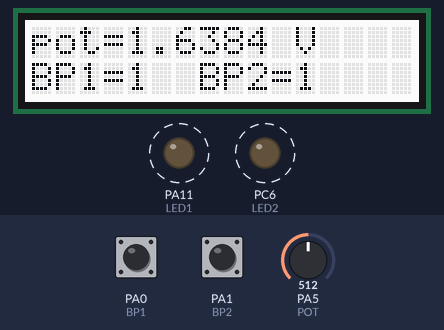
A program run on a simulated STM32 Blue Pill. Shown: 16×2 character LCD, output pins drawn as LEDs (lit = HIGH). Dashed ring = blinking. Inputs (shaded band) come from the test bench; at power-on: PA5 (POT) = 512, PA0 (BP1) HIGH, PA1 (BP2) HIGH. What the program prints to the serial monitor is not drawn.

Above: at 1.86 s.
2.3 s: PA5 (POT) set to 0
At 2.54 s:
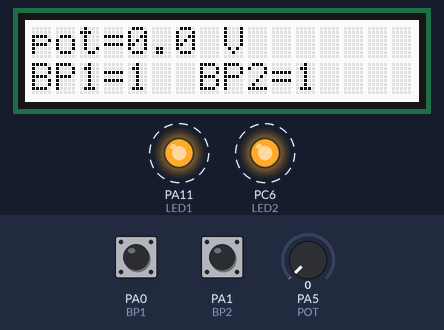
3.9 s: PA5 (POT) set to 122
At 4.34 s:
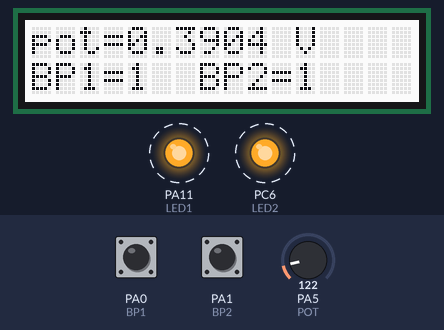
6.9 s: PA0 (BP1) pulled LOW for 0.15 s
At 7.06 s:
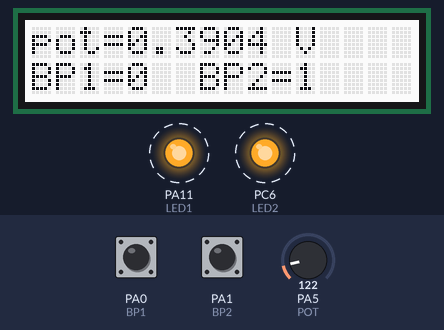
8.5 s: PA1 (BP2) pulled LOW for 0.15 s
At 8.64 s:
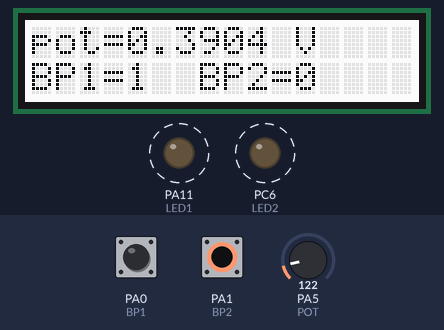
10.1 s: PA0 (BP1) pulled LOW for 1 s
At 10.23 s:
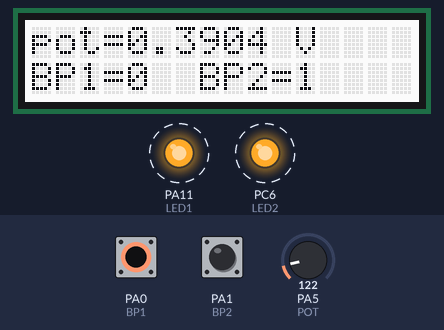
12.6 s: PA1 (BP2) pulled LOW for 1 s
At 12.95 s:
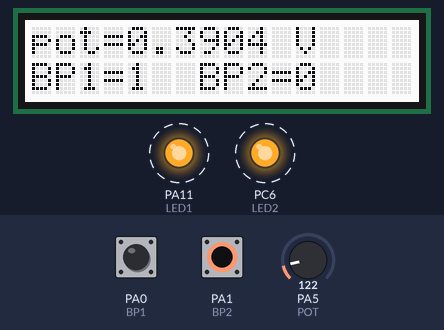
Timing chart, 0 to 62.6 s (numbered marks = the images above; inputs shaded):
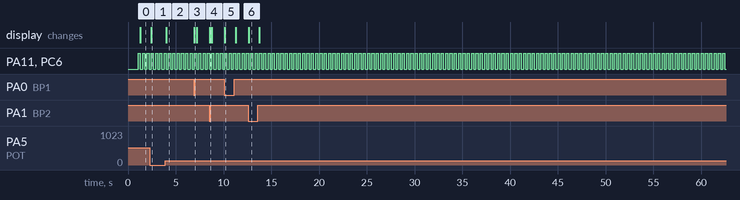

Measured:
- after the input at 2.3 s, the display: changes after 0.13 s (image 1)
- after the input at 3.9 s, the display: changes after 0.10 s (image 2)
- after the input at 6.9 s, the display: changes after 0.05 s (image 3)
- after the input at 8.5 s, the display: changes at once (image 4)
- after the input at 10.1 s, the display: changes at once (image 5)
- after the input at 12.6 s, the display: changes at once (image 6)
- by itself, PA11 (LED1), PC6 (LED2): alternates HIGH for 0.23 s and LOW for 0.23 s

The program:

main.cpp
```cpp
#include <Arduino.h>
#include "rgb_lcd.h"

HardwareSerial DebugSerial(PB7, PB6); // compiles, can also use (USART1)

const int LED1 = PA11;
const int LED2 = PC6;
const int BP = 2;
const int BP1 = PA0;
const int BP2 = PA1;
const int POT = PA5;

int valeur_potentiometre;
rgb_lcd lcd;

void setup()
{
  // put your setup code here, to run once:
  pinMode(LED1, OUTPUT);
  pinMode(LED2, OUTPUT);
  Serial.begin(9600);
  pinMode(BP1, INPUT_PULLUP);
  pinMode(BP2, INPUT_PULLUP);
  DebugSerial.begin(9600);
    lcd.begin(16, 2);
    // Print a message to the LCD.
    lcd.print("hello, world!");
    delay(1000);
}

void loop()
{
   static int cpt = 0;
    // put your main code here, to run repeatedly:
   digitalToggle(LED1);
    digitalToggle(LED2);
    delay(200);
    Serial.print("serial:");
    Serial.println(cpt);

    cpt++;
    valeur_potentiometre = analogRead(POT);
    int tension=valeur_potentiometre*32;

  lcd.clear();
  lcd.blinkLED();
  lcd.setCursor(0,0);
  lcd.print("pot=");
  lcd.print(tension/10000);
  lcd.print(".");
  lcd.print(tension%10000);
  lcd.print(" V");
  lcd.setCursor(0,1);
      lcd.print("BP1=");
      lcd.print(digitalRead(BP1));
      lcd.print("  BP2=");
      lcd.print(digitalRead(BP2));
    Serial.print("cpt=");
    Serial.println(cpt);
      DebugSerial.print("Debug:");
      DebugSerial.print(digitalRead(BP1));
      DebugSerial.print(" ");
      DebugSerial.print(digitalRead(BP2));
      DebugSerial.print(" ");
    DebugSerial.println(valeur_potentiometre);
}

/*
void poubelle(){

    lcd.clear();
  lcd.blinkLED();
  lcd.print("pot=");
  lcd.print(valeur_potentiometre);
 // valeur_potentiometre = analogRead(POT);
  DebugSerial.println(valeur_potentiometre);
  int tension = valeur_potentiometre * 3300 / 4096;
  lcd.clear();
  lcd.blinkLED();
  lcd.print("pot=");
  lcd.print(tension/100);
  lcd.print(".");
  lcd.print(tension%100);
  Serial.println(tension);
  lcd.print(" V");
  digitalWrite(LED1, !digitalRead(BP1));
  digitalWrite(LED2, !digitalRead(BP1));
  delay(100);
}*/

/*#include "Wire.h"

void setup(){
    Wire.begin();
    Serial.begin(9600);
}

void loop(){
    byte error, address;
    int nDevices;

    Serial.println("Scanning...");

    nDevices = 0;
    for(address = 8; address < 127; address++ ){
        Wire.beginTransmission(address);
        error = Wire.endTransmission();

        if (error == 0){
            Serial.print("I2C device found at address 0x");
            if (address < 16)
                Serial.print("0");
            Serial.print(address,HEX);
            Serial.println(" !");

            nDevices++;
        }
        else if (error == 4) {
            Serial.print("Unknow error at address 0x");
            if (address < 16)
                Serial.print("0");
            Serial.println(address,HEX);
        }
    }
    if (nDevices == 0)
        Serial.println("No I2C devices found\n");
    else
        Serial.println("done\n");

    delay(5000);
}*/
```
